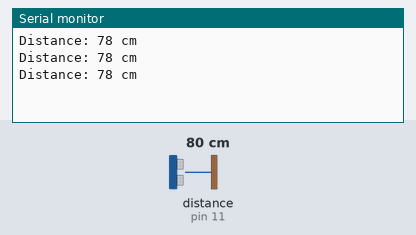
The sketch below on a simulated Arduino Uno, built with avr-gcc and run on an emulated ATmega328P. Parts: the last lines printed to the serial monitor. Wiring (inferred from the names in the program): ultrasonic range finder: trigger pin 10; echo pin 11. Inputs (shaded band) come from the test bench; at power-on: distance to the obstacle (sensor on pin 11) 80 cm. The echo pulse lasts 58.3 µs per cm.

Above: at 1.3 s.
1.4 s: distance to the obstacle (sensor on pin 11) set to 7 cm
At 1.9 s:
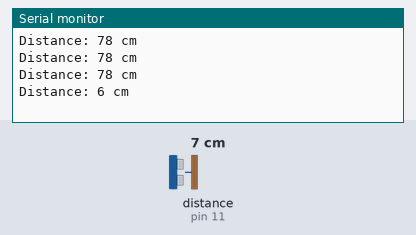
2.9 s: distance to the obstacle (sensor on pin 11) set to 4 cm
At 3.4 s:
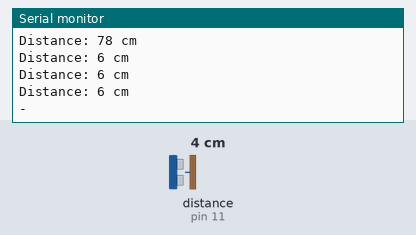

Measured:
- the behaviour switches between 6 and 5 cm on distance to the obstacle (sensor on pin 11) (found by bisection; images 1 and 2)
- after the input at 1.4 s, the serial monitor: prints a new line after 0.12 s (image 1)
- after the input at 2.9 s, the serial monitor: prints a new line after 0.12 s (image 2)

The sketch:

HC-SR04_Ultrasonic_Sensor.ino
```cpp
#define trigPin 10
#define echoPin 11

long duration;
int distance;

void setup() {
  // put your setup code here, to run once:

  pinMode(trigPin, OUTPUT);
  pinMode(echoPin, INPUT);
  Serial.begin(9600);
}

void loop() {
  // put your main code here, to run repeatedly:

  // Clear the trigger pin
  digitalWrite(trigPin, LOW);
  delayMicroseconds(2);

  // Send 10µs pulse to trigger pin
  digitalWrite(trigPin, HIGH);
  delayMicroseconds(10);
  digitalWrite(trigPin, LOW);

  // Read the echo pin
  duration = pulseIn(echoPin, HIGH, 30000); // timeout ~5m

  // If no echo received
  if (duration == 0) {
    Serial.println("-");
  } else {
    // Calculate distance (cm)
    distance = duration * 0.034 / 2;

    // Check range: 5 cm to 200 cm
    if (distance >= 5 && distance <= 200) {
      Serial.print("Distance: ");
      Serial.print(distance);
      Serial.println(" cm");
    } else {
      Serial.println("-");
    }
  }

  delay(500);
}
```
